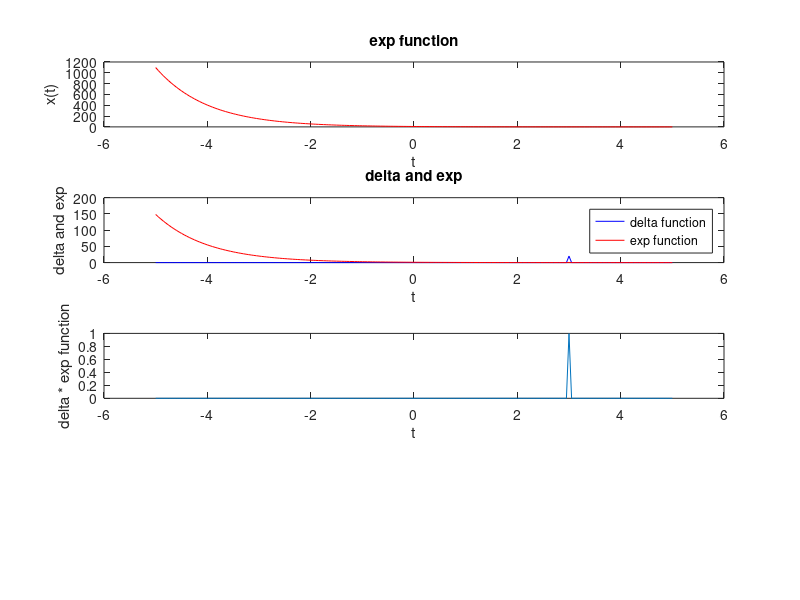

This figure's MATLAB source: (Note: this script raises an error after producing the figure.)
%% 2.(a)
t1=-5:0.05:5;
x1=exp(-(t1-2));
subplot(411);
plot(t1,x1,'r')
xlabel('t');
ylabel('x(t)');
title('exp function');

%% 2.(b)
delta=zeros(1,201);
a=find(t1==3);
width=0.1;
height=2/width;
delta(1,a)=height;
subplot(412);
plot(t1,delta,'b');
hold on 

x2=exp(-t1);
plot(t1,x2,'r');
xlabel('t');
ylabel('delta and exp')
title('delta and exp');
legend('delta function','exp function')

%% 2.(c)
subplot(413);
x3=x2.*delta;
plot(t1,x3)
xlabel('t');
ylabel('delta * exp function')

%% 2.(d)
s1=sum(x3,'all');

% s=0.9957*0.05=0.0498

%% 2.(e)
s2=zeros(length(t1));
for k=2:length(t1);
    s2(1)=0;
    s2(k)=s2(k-1)+x3(k)*0.05;   
end
subplot(414);
plot(t1,s2)
xlabel('t');
ylabel('inte');
title('inte');

    